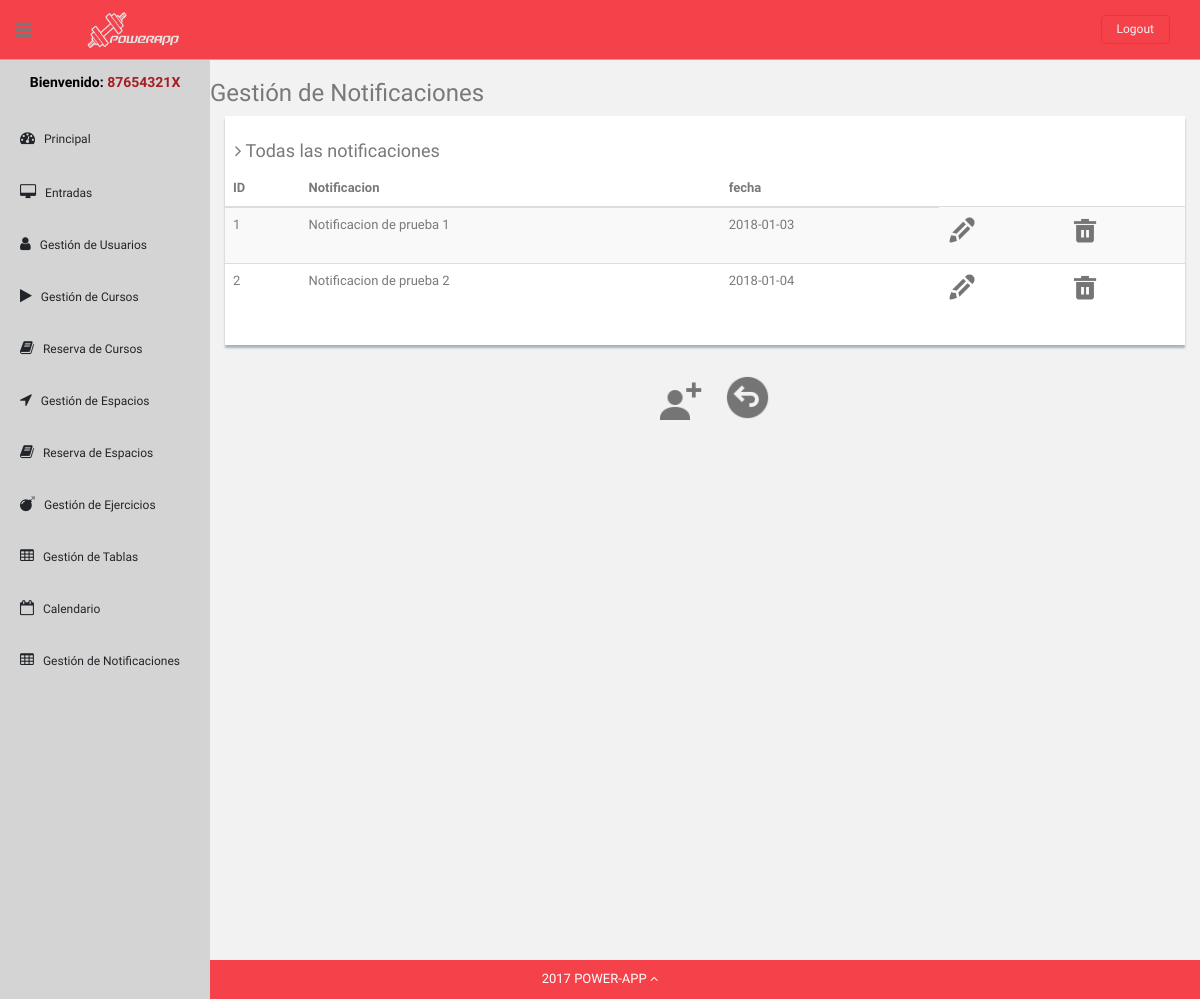
Screenshot of /Controllers/NotificationShowAllController.php (signed in) with the database file from the repository.
### tables this page shows
CREATE TABLE Notifications (
IDNotification int NOT NULL AUTO_INCREMENT,
Notification varchar(255),
Notificationdate date,

PRIMARY KEY (IDNotification)
);

### Models/Notification.php (called while the page is built, shortened)
<?php
class Notification
{
  private $IDNotification;
  private $Notification;
  private $Notificationdate;
  public function __construct($IDNotification)
  {
      $this->IDNotification = $IDNotification;
  }
  public function loadDataAssoc($dataArray)
  {
      $this->IDNotification = $dataArray['IDNotification'];
      $this->Notification = $dataArray['Notification'];
      $this->Notificationdate = $dataArray['Notificationdate'];
  }
  public function getIDNotification()
  {
      return $this->IDNotification;
  }
  public function getNotification()
  {
      return $this->Notification;
  }
  public function getNotificationDate()
  {
      return $this->Notificationdate;
  }
}
 ?>

### Models/NotificationModel.php (called while the page is built, shortened)
<?php
class NotificationDAO
{
  private $DBLink;
  private $serverName ="localhost";
  private $userName = "admin";
  private $passWord = "admin";
  private $DBName = "powerAppDB";
  function __construct(){
      $this->DBLink =  new mysqli($this->serverName,$this->userName,$this->passWord,$this->DBName);
  }
   function getAll(){
       $statement = $this->DBLink->prepare("SELECT * FROM Notifications");
       if(!$statement->execute()) {
           return "Falló la ejecución: (" . $statement->errno . ") " . $statement->error;
       }else{
           $result = $statement->get_result();
           return "ok";
       }
   }
}
?>

### Views/NotificationShowAllView.php (the view, shortened to what this page needs)
<?php
class NotificationShowAllView
{
  function __construct($notifications){
      $this->users = $notifications;
      $this->render();
}
function render(){
    $usuarioTipo = $_SESSION['type'];
    switch ($usuarioTipo){
        case 'ADMIN': include '../Templates/lateralBarAdmin.php';
            break;
    }
    ?>
    <h3>Gestión de Notificaciones</h3>
    <div class="col-md-12">
        <div class="content-panel">
            <h4><i class="fa fa-angle-right"></i> Todas las notificaciones</h4>
            <table class="table table-striped table-advance table-hover">
                <thead>
                <tr>
                    <th class="hidden-phone">ID</th>
                    <th class="hidden-phone">Notificacion</th>
                    <th class="hidden-phone">fecha</th>
                </tr>
                </thead>
                <tbody>
                <?php      foreach ($this->users as $notification){ ?>
                    <tr>
                    <td><?php  echo $notification->getIDNotification(); ?></td>
                    <td><?php  echo $notification->getNotification(); ?></td>
                    <td><?php  echo $notification->getNotificationDate(); ?></td>
                    <td><p><?php  echo '<a href="../Controllers/formLoader.php?IDNotification='.$notification->getIDNotification().'&form=notificationEdit"><img src="../Templates/img2/edit.png" style="width:30px;height:30px;" title="Editar"></a>';?></p></td>
                    <td><?php  echo '<a href="../Controllers/NotificationActionController.php?IDNotification='.$notification->getIDNotification().'&action=DELETE"><img src="../Templates/img2/delete.png" style="width:30px;height:30px;" title="Borrar"></a>'; ?></td>
                    </tr><?php
                }
                ?>
                </tbody>
            </table>
        </div>
    </div>
    </div>
    <div class="row mt">
        <div style="display: flex; justify-content: center;" >
            <a class="submit" href="../Controllers/formLoader.php?form=notificationAdd"><img src="../Templates/img2/userAdd.png" style="width:45px;heigh:45px;" title="Añadir espacio"></a>
            <a class="submit" href="../index.php"><img src="../Templates/img2/atras.png" style="width:45px;heigh:45px;" title="Atrás"></a>
        </div>
    </div>
    <?php
}
}

### Templates/css2/style2.css (style rules this page uses)
body { color: #797979; background: #f2f2f2; font-family: 'Ruda', sans-serif; padding: 0px !important; margin: 0px !important; font-size:13px; }
ul li { list-style: none; }
a, a:hover, a:focus { text-decoration: none; outline: none; }
#container { width: 100%; height: 100%; }
.mt { margin-top: 25px; }
ul.top-menu > li > .logout { color: #f2f2f2; font-size: 12px; border-radius: 4px; -webkit-border-radius: 4px; border: 1px solid #F5302E !important; padding: 5px 15px; margin-right: 15px; background: #F5424A; margin-top: 15px; }
.header, .footer { min-height: 60px; padding: 0 15px; }
.header { position: fixed; left: 0; right: 0; z-index: 1002; }
.black-bg { background: #F5424A; border-bottom: 1px solid #c9aa5f; }
a.logo { font-size: 20px; color: #ffffff; float: left; margin-top: 10px; text-transform: uppercase; }
#top_menu .nav > li, ul.top-menu > li { float: left; }
ul.top-menu > li > a { color: #666666; font-size: 16px; border-radius: 4px; -webkit-border-radius: 4px; border:1px solid #666666 !important; padding: 2px 6px; margin-right: 15px; }
.sidebar-toggle-box { float: left; padding-right: 15px; margin-top: 20px; }
.sidebar-toggle-box .fa-bars { cursor: pointer; display: inline-block; font-size: 20px; }
.content-panel { background: #ffffff; box-shadow: 0px 3px 2px #aab2bd; padding-top: 15px; padding-bottom: 5px; }
.content-panel h4 { margin-left: 10px; }
.site-footer { background: #F5424A; color: #fff; padding: 10px 0; }
.submit { border: none; background: none; }
.submit img { margin-top: 5px; margin-left: 20px; width: 45px; height: 45px; }

### rows the page displays
notifications: IDNotification "1", Notification "Notificacion de prueba 1", Notificationdate "2018-01-03"
notifications: IDNotification "2", Notification "Notificacion de prueba 2", Notificationdate "2018-01-04"

### other values shown
$_SESSION['login'] "87654321X"
